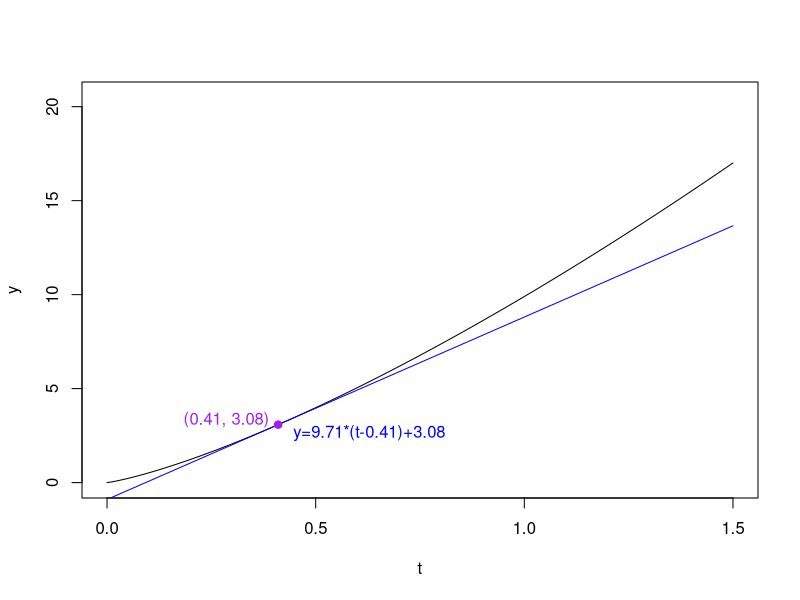

The R source for this figure:
## ---- chunk 1
fixer = function(exp){
  exp = gsub("+-","-",exp,fixed=T)
  exp = gsub("t^0","",exp,fixed=T)
  exp = gsub("h^0","",exp,fixed=T)
  exp = gsub("t^1","t",exp,fixed=T)
  exp = gsub("h^1","h",exp,fixed=T)
  return(exp)
}
abcd = sample(11:100,4)/10
a = abcd[1]
b = abcd[2]
c = abcd[3]
d = abcd[4]

t = sample(25:99,1)/100
fpot = a*b*t^(b-1)+c*d*t^(d-1)
## ---- chunk 2
xx = seq(0,1.5,0.01)
yy = a*xx^b+c*xx^d
yt = a*t^b+c*t^d

ym = max(yy)
ym2 = signif(ym,0)

y2 = fpot*(xx-t)+yt

plot(xx,yy,type="l",ylim=c(0,max(y2)*1.5),xlab="t",ylab="y")
lines(xx,fpot*(xx-t)+yt,col="blue")
points(t,yt,pch=19,col="purple")
text(t,yt,paste0("(",t,", ",round(yt,2),")",collapse=""),adj=c(1.1,0),col="purple")

text(t,yt,paste0("y=",round(fpot,2),"*(t-",t,")+",round(yt,2)),adj=c(-0.1,1),col="blue")
